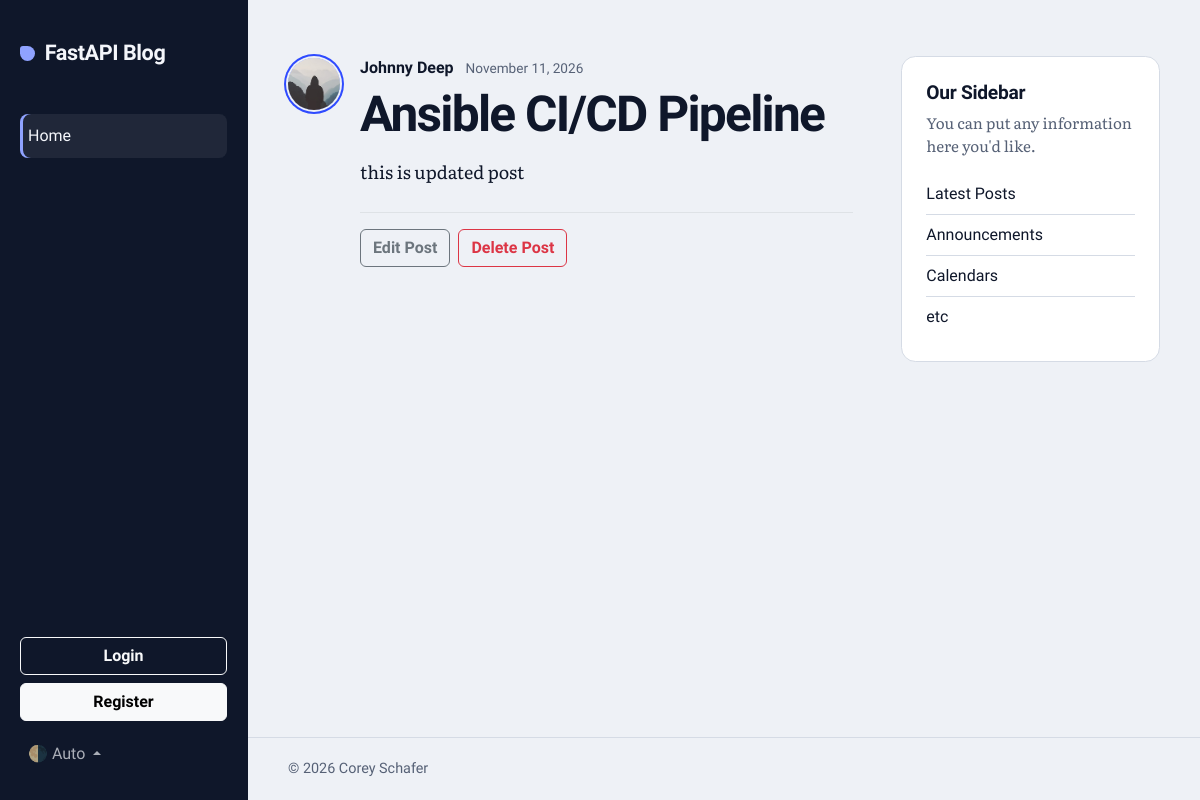
/posts/1, run on the app's committed database.
### models.py (models this page shows, shortened)
class User(Base):
    __tablename__ = "users"
    id: Mapped[int] = mapped_column(Integer, primary_key=True, index=True)
    username: Mapped[str] = mapped_column(String(50), unique=True, index=True, nullable=False)
    email: Mapped[str] = mapped_column(String(100), unique=True, index=True, nullable=False)
    image_file: Mapped[str | None] = mapped_column(
        String(200),
        nullable=True,
        default=None,
    )
    posts: Mapped[list[Post]] = relationship(back_populates="author", cascade="all, delete-orphan")

class Post(Base):
    __tablename__ = "posts"
    id: Mapped[int] = mapped_column(Integer, primary_key=True, index=True)
    title: Mapped[str] = mapped_column(String(100), nullable=False)
    content: Mapped[str] = mapped_column(Text, nullable=False)
    user_id: Mapped[int] = mapped_column(
        ForeignKey("users.id"),
        nullable=False,
        index=True
    )
    date_posted: Mapped[datetime] = mapped_column(
        DateTime(timezone=True),
        default=lambda: datetime.now(UTC),
    )
    author: Mapped[User] = relationship(back_populates="posts")

### main.py (the view)
@app.get("/posts/{post_id}", include_in_schema=False)
async def post_page(request: Request, post_id: int, db: DbSession):
    result = await db.execute(
        select(models.Post)
        .options(selectinload(models.Post.author)) # eager loading
        .where(models.Post.id == post_id)
    )
    post = result.scalars().first()
    if not post:
        raise HTTPException(
            status_code=status.HTTP_404_NOT_FOUND,
            detail=f"Post with id {post_id} not found"
        )
    return templates.TemplateResponse(
        request=request,
        name="post.html",
        context={"post": post, "title": post.title[:50]}
    )

### templates/post.html (shortened to what this page needs)
{% extends "layout.html" %}
{% block content %}
<article class="post post-detail">
    <img class="article-img" src="{{ post.author.image_path }}"
        alt="{{ post.author.username }}'s profile picture" width="52" height="52" loading="lazy">
    <div class="post-body">
        <div class="article-metadata">
            <a class="article-author" href="{{ url_for('user_posts', user_id=post.author.id) }}">{{ post.author.username }}</a>
            <small class="article-date">{{ post.date_posted.strftime('%B %d, %Y') }}</small>
        </div>
        <h1 class="post-heading">{{ post.title }}</h1>
        <p class="article-content">{{ post.content }}</p>
        <div class="post-actions d-flex flex-wrap gap-2 mt-4 pt-3 border-top">
            <a class="btn btn-outline-secondary" href="#">Edit Post</a>
            <button type="button" class="btn btn-outline-danger" data-bs-toggle="modal"
                data-bs-target="#deleteModal">Delete Post</button>
        </div>
    </div>
</article>
{% endblock content %}

### static/css/main.css (style rules this page uses)
:root, :root[data-bs-theme="light"] { --rail-w: 15.5rem; --font-display: "Bricolage Grotesque", system-ui, -apple-system, "Segoe UI", sans-serif; --font-text: "Literata", Georgia, "Times New Roman", serif; --bg: #eef1f6; --surface: #ffffff; --ink: #0f172a; --muted: #566176; --line: #d5dbe5; --accent: #2f4bff; --rail-bg: #0f172a; --rail-line: transparent; --rail-ink: #f4f6fb; --rail-muted: rgba(244, 246, 251, 0.68); --rail-accent: #8fa2ff; }
body { font-family: var(--font-text); background-color: var(--bg); color: var(--ink); }
h1, h2, h3, h4, h5, h6 { font-family: var(--font-display); color: var(--ink); }
a { color: var(--accent); }
.post { display: flex; align-items: flex-start; gap: 1.25rem; padding: 2rem 0; border-bottom: 1px solid var(--line); }
.post:last-of-type { border-bottom: 0; }
.article-img { flex-shrink: 0; width: 52px; height: 52px; margin-top: 0.15rem; border-radius: 50%; object-fit: cover; box-shadow: 0 0 0 2px var(--bg), 0 0 0 4px var(--accent); }
.post-body { min-width: 0; flex-grow: 1; }
.article-metadata { display: flex; flex-wrap: wrap; align-items: baseline; gap: 0.25rem 0.75rem; margin-bottom: 0.5rem; font-family: var(--font-display); }
.article-author { font-weight: 600; text-decoration: none; color: var(--ink); }
.article-date { font-size: 0.85rem; color: var(--muted); }
.post-heading { margin-bottom: 0.75rem; font-size: clamp(1.55rem, 1.2rem + 1.2vw, 2rem); font-weight: 700; line-height: 1.12; letter-spacing: -0.025em; }
.article-content { max-width: 65ch; margin-bottom: 0; font-size: 1.05rem; line-height: 1.75; color: var(--ink); }
.post-detail { border-bottom: 0; padding-top: 0; }
.post-detail .post-heading { margin-bottom: 1rem; font-size: clamp(2rem, 1.3rem + 2.6vw, 3.1rem); font-weight: 800; line-height: 1.05; letter-spacing: -0.035em; }
.post-detail .article-content { font-size: 1.12rem; line-height: 1.8; }
.post-actions { display: flex; flex-wrap: wrap; gap: 0.5rem; margin-top: 2rem; padding-top: 1.25rem; border-top: 1px solid var(--line); }
.post-actions .btn, .modal .btn { font-family: var(--font-display); font-weight: 600; }

### data on the page
User: author.username "Johnny Deep"
Post: date_posted "November 11, 2026", title "Ansible CI/CD Pipeline", content "this is updated post"
